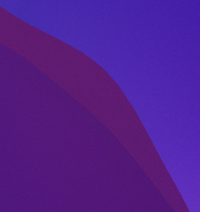
#> input picture information_hidding/lab1/a.jpg, 200 x 212 px
$ python 1.4.2.3.py
#> lines starting #> are read from the running program, lines starting #| are printed output that depends on the picture
### information_hidding/lab1/utils.py
import cv2
import numpy as np
import matplotlib.pyplot as plt
from scipy.fftpack import dct, idct

# 选择两个系数的坐标
u1, v1 = 5, 2
u2, v2 = 4, 3

def embed_secret_message(filepath, secret_message, alpha, q):
    # 读取图像
#> called with filepath = 'a.jpg', secret_message = 'hellozj', alpha = 30, q = 50
    data = cv2.imread(filepath)
#> data is the input picture: shape (212, 200, 3); mean B, G, R 142.1, 30.6, 82.9

    # 获取图像的高度和宽度
    height, width, _ = data.shape
#> height = 212; width = 200
    height_b, width_b, _ = data.shape
#> height_b = 212; width_b = 200
    # 定义块的大小
    block_size = 8
    height_b = height_b - height_b % block_size
#> height_b = 208
    width_b = width_b - width_b % block_size
    # 计算每行有多少个块
    blocks_inarow = width_b // block_size
#> blocks_inarow = 25

    # 创建一个列表来存储图像块
    blocks = []

    # 遍历图像并提取块
    for i in range(0, height_b, block_size):
        for j in range(0, width_b, block_size):
            block = data[i:i+block_size, j:j+block_size]
            blocks.append(block)
#> after the loop, blocks = 650 items

    # 将字符串转换为二进制表示
    # secret_bits = ''.join(format(ord(char), '08b') for char in secret_message)
    secret_bits = np.unpackbits(np.frombuffer(
        secret_message.encode(), dtype=np.uint8))

    for idx, block_img in enumerate(blocks):
        block = block_img[:, :, 2]  # 仅使用红色通道
        block = block.astype(np.float32)
        # print('block:', block)
        # 对块进行二维DCT变换
        dct_block = dct(dct(block.T, norm='ortho').T, norm='ortho')
        # print('dct_block:', dct_block)

        # 获取当前要嵌入的秘密信息位
        if idx < len(secret_bits):
            bit = secret_bits[idx]
        else:
            break  # 如果秘密信息已经嵌入完毕，则退出循环

        # 调整系数的大小关系
        if bit == 1:
            if dct_block[u1, v1] < dct_block[u2, v2]:
                dct_block[u1, v1], dct_block[u2,
                                             v2] = dct_block[u2, v2], dct_block[u1, v1]
            dct_block[u1, v1] = dct_block[u1, v1] + alpha
        else:
            if dct_block[u1, v1] > dct_block[u2, v2]:
                dct_block[u1, v1], dct_block[u2,
                                             v2] = dct_block[u2, v2], dct_block[u1, v1]
            dct_block[u1, v1] = dct_block[u1, v1] - alpha

        # print('dct_block[u1, v1]:', dct_block[u1, v1])
        # print('dct_block[u2, v2]:', dct_block[u2, v2])

        # 对块进行逆DCT变换
        idct_block = idct(idct(dct_block.T, norm='ortho').T, norm='ortho')
        idct_block = idct_block.astype(np.uint8)
        idct_block = cv2.merge(
            [block_img[:, :, 0], block_img[:, :, 1], idct_block])

        # 将处理后的块存回原图像
        blocks[idx] = idct_block
#> this loop made 57 passes
#> bit on passes 1 to 12: 0, 1, 1, 0, 1, 0, 0, 0, 0, 1, 1, 0

    # 重新组合图像
    stego_image = np.zeros((height, width, 3))
    for idx, block in enumerate(blocks):
        i = (idx // blocks_inarow) * block_size
        j = (idx % blocks_inarow) * block_size
        stego_image[i:i+block_size, j:j+block_size] = block
#> this loop made 650 passes
#> (i, j) on passes 1 to 3: (0, 0), (0, 8), (0, 16)
    stego_image[height_b:, :] = data[height_b:, :]
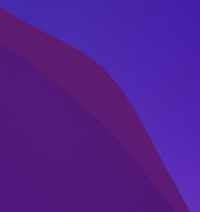
#> stego_image: shape (212, 200, 3) float64; mean of channels 0, 1, 2 142.1, 30.6, 82.9; drawn as B, G, R
    stego_image[:, width_b:] = data[:, width_b:]
    stego_image = stego_image.astype(np.uint8)
    outpath = 'stego_image.jpg'
    # 保存嵌入秘密信息后的图像
    # 注意保存图片质量 100
    cv2.imwrite(outpath, stego_image, [cv2.IMWRITE_JPEG_QUALITY, q])


    return outpath

# 提取秘密信息


def extract_secret_message(filepath, secret_len):
    # 读取图像
#> called with filepath = 'stego_image.jpg', secret_len = 7
    data = cv2.imread(filepath)

    # 获取图像的高度和宽度
    height_b, width_b, _ = data.shape
#> height_b = 212; width_b = 200
    # 定义块的大小
    block_size = 8
    height_b = height_b - height_b % block_size
#> height_b = 208
    width_b = width_b - width_b % block_size

    # 创建一个列表来存储图像块
    blocks = []

    # 遍历图像并提取块
    for i in range(0, height_b, block_size):
        for j in range(0, width_b, block_size):
            block = data[i:i+block_size, j:j+block_size]
            blocks.append(block)
#> after the loop, blocks = 650 items

    extracted_secret = np.zeros(secret_len * 8, dtype=np.uint8)
#> extracted_secret = 56 values from 0 to 0
    for idx, block_img in enumerate(blocks):
        block = block_img[:, :, 2]  # 仅使用红色通道
        block = block.astype(np.float32)
        # print('block:', block)
        # 对块进行二维DCT变换
        dct_block = dct(dct(block.T, norm='ortho').T, norm='ortho')
        # print('idx:', idx)
        # print('dct_block[u1, v1]:', dct_block[u1, v1])
        # print('dct_block[u2, v2]:', dct_block[u2, v2])
        if idx is secret_len * 8:
            break
        if dct_block[u1, v1] > dct_block[u2, v2]:
            extracted_secret[idx] = 1
        else:
            extracted_secret[idx] = 0
#> this loop made 57 passes
#> after the loop, extracted_secret = 56 values, max 1 at index 1, min 0 at index 0, mean 0.0893
    return extracted_secret
    # return np.packbits(extracted_secret).tobytes().decode()

### information_hidding/lab1/1.4.2.3.py
import numpy as np
import pandas as pd
import matplotlib.pyplot as plt
import cv2
from scipy.fftpack import dct, idct
import shutil  # 导入 shutil 模块

from utils import extract_secret_message, embed_secret_message

# 选择两个系数的坐标
u1, v1 = 5, 2
u2, v2 = 4, 3
alpha = [30, 50, 100]
quality = [50, 80, 100]
filepath = 'a.jpg'
secret_message = 'hellozj'
secret_len = len(secret_message)
secret_bits = np.unpackbits(np.frombuffer(secret_message.encode(), dtype=np.uint8))
index = 0
for a in alpha:
    for q in quality:
        outpath = embed_secret_message(filepath, secret_message, a, q)
        # 复制图片到新的路径
        newpath = f'./output1423/stego_{a}_{q}.jpg'
        shutil.copy(outpath, newpath)
        extract_secret_bits = extract_secret_message(outpath, secret_len)
#> extract_secret_bits has the same summary as extracted_secret in extract_secret_message
        extract_secret = np.packbits(extract_secret_bits).tobytes().decode()
        print(f'\nalpha: {a}, q: {q}, extract_secret: {extract_secret}')
#| alpha: 30, q: 50, extract_secret: @@
    index += 1
#> index = 1
    print()
